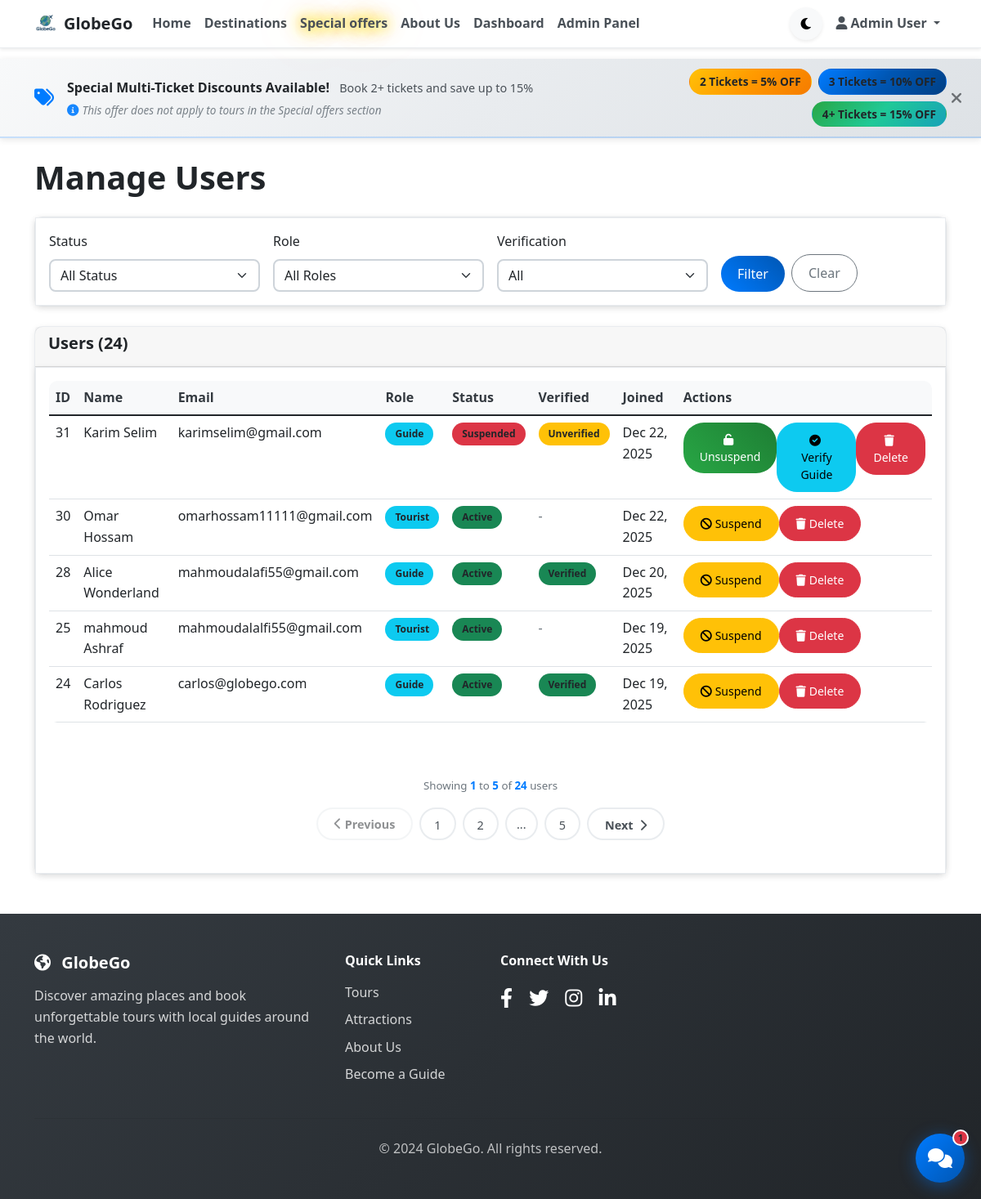
The app's page /GlobeGoProject/admin/users.php (signed in) with its own data.
### tables this page shows
CREATE TABLE `users` (
  `id` int(11) NOT NULL,
  `email` varchar(255) NOT NULL,
  `password` varchar(255) NOT NULL,
  `first_name` varchar(100) NOT NULL,
  `last_name` varchar(100) NOT NULL,
  `role` enum('tourist','guide','admin') NOT NULL DEFAULT 'tourist',
  `phone` varchar(20) DEFAULT NULL,
  `national_id` varchar(50) DEFAULT NULL,
  `date_of_birth` date DEFAULT NULL,
  `address` text DEFAULT NULL,
  `criminal_records` tinyint(1) DEFAULT 0,
  `application_status` enum('pending','under_review','approved','rejected') DEFAULT 'pending',
  `application_notes` text DEFAULT NULL,
  `profile_image` varchar(255) DEFAULT NULL,
  `bio` text DEFAULT NULL,
  `languages` varchar(255) DEFAULT NULL,
  `verified` tinyint(1) DEFAULT 0,
  `status` enum('active','suspended','pending') DEFAULT 'active',
  `suspend_until` datetime DEFAULT NULL,
  `created_at` timestamp NOT NULL DEFAULT current_timestamp(),
  `updated_at` timestamp NOT NULL DEFAULT current_timestamp() ON UPDATE current_timestamp(),
  `password_reset_token` varchar(64) DEFAULT NULL,
  `password_reset_expires` datetime DEFAULT NULL,
  `reset_token` varchar(64) DEFAULT NULL,
  `reset_token_expires` datetime DEFAULT NULL
);

### GlobeGoProject/admin/users.php (the view, shortened to what the rows shown need)
<?php
require_once __DIR__ . '/../config/config.php';
require_once __DIR__ . '/../classes/User.php';
$database = new Database();
$user = new User($database->getConnection());
$all_users = $user->getAllUsers();
$filtered_users = $all_users;
$filtered_users = array_values($filtered_users);
$items_per_page = 5;
$total_items = count($filtered_users);
$total_pages = $total_items > 0 ? ceil($total_items / $items_per_page) : 1;
$current_page = isset($_GET['page']) ? max(1, min((int)$_GET['page'], $total_pages)) : 1;
$offset = ($current_page - 1) * $items_per_page;
$paginated_users = array_slice($filtered_users, $offset, $items_per_page);
include __DIR__ . '/../includes/header.php';
?>
<div class="container mt-4">
    <div class="row">
        <div class="col-12">
            <h1 class="mb-4">Manage Users</h1>
        </div>
    </div>
    <div class="card">
        <div class="card-body">
            <div class="table-responsive">
                <table class="table table-hover">
                    <thead>
                        <tr>
                            <th>ID</th>
                            <th>Name</th>
                            <th>Email</th>
                            <th>Role</th>
                            <th>Status</th>
                            <th>Verified</th>
                            <th>Joined</th>
                            <th>Actions</th>
                        </tr>
                    </thead>
                    <tbody>
                        <?php foreach ($paginated_users as $user_item): ?>
                        <tr>
                            <td><?php echo $user_item['id']; ?></td>
                            <td><?php echo $user_item['first_name'] . ' ' . $user_item['last_name']; ?></td>
                            <td><?php echo $user_item['email']; ?></td>
                            <td>
                                <span class="badge bg-info"><?php echo ucfirst($user_item['role']); ?></span>
                            </td>
                            <td>
                                <span class="badge bg-<?php
                                    echo match($user_item['status']) {
                                        'active' => 'success',
                                        'pending' => 'warning',
                                        'suspended' => 'danger',
                                        default => 'secondary'
                                    };
                                ?>">
                                    <?php echo ucfirst($user_item['status']); ?>
                                </span>
                            </td>
                            <td>
                                <?php if ($user_item['role'] === 'guide'): ?>
                                    <?php if (isset($user_item['verified']) && $user_item['verified']): ?>
                                        <span class="badge bg-success">Verified</span>
                                    <?php else: ?>
                                        <span class="badge bg-warning">Unverified</span>
                                    <?php endif; ?>
                                <?php else: ?>
                                    <span class="text-muted">-</span>
                                <?php endif; ?>
                            </td>
                            <td><?php echo formatDate($user_item['created_at']); ?></td>
                            <td>
                                <div class="btn-group" role="group">
                                    <?php if ($user_item['status'] === 'active'): ?>
                                        <div id="suspendBtn<?php echo $user_item['id']; ?>">
                                            <button type="button" class="btn btn-sm btn-warning"
                                                    onclick="showSuspendForm(<?php echo $user_item['id']; ?>)">
                                                <i class="fas fa-ban me-1"></i>Suspend
                                            </button>
                                        </div>
                                    <?php endif; ?>
                                    <?php if ($user_item['status'] === 'suspended'): ?>
                                        <form method="POST" style="display: inline;">
                                            <button type="submit" class="btn btn-sm btn-success"
                                                    onclick="return confirm('Are you sure you want to unsuspend this user?');">
                                                <i class="fas fa-unlock me-1"></i>Unsuspend
                                            </button>
                                        </form>
                                    <?php endif; ?>
                                    <?php if ($user_item['role'] === 'guide' && (!isset($user_item['verified']) || !$user_item['verified'])): ?>
                                        <form method="POST" style="display: inline;">
                                            <button type="submit" class="btn btn-sm btn-info"
                                                    onclick="return confirm('Are you sure you want to verify this guide?');">
                                                <i class="fas fa-check-circle me-1"></i>Verify Guide
                                            </button>
                                        </form>
                                    <?php endif; ?>
                                    <?php if ($user_item['role'] !== 'admin'): ?>
                                        <form method="POST" style="display: inline;">
                                            <button type="submit" class="btn btn-sm btn-danger"
                                                    onclick="return confirm('⚠️ WARNING: This will permanently delete this user and all their data. This action cannot be undone!\n\nAre you absolutely sure you want to delete <?php echo htmlspecialchars($user_item['first_name'] . ' ' . $user_item['last_name']); ?>?');">
                                                <i class="fas fa-trash me-1"></i>Delete
                                            </button>
                                        </form>
                                    <?php endif; ?>
                                </div>
                            </td>
                        </tr>
                        <?php endforeach; ?>
                    </tbody>
                </table>
            </div>
        </div>
    </div>
</div>
<?php include __DIR__ . '/../includes/footer.php'; ?>

### records on screen
users: id "31", first_name "Karim", last_name "Selim", email "karimselim@gmail.com", role "Guide", status "Suspended", verified "Unverified", created_at "Dec 22, 2025"
users: id "30", first_name "Omar", last_name "Hossam", email "omarhossam11111@gmail.com", role "Tourist", status "Active", created_at "Dec 22, 2025"
users: id "28", first_name "Alice", last_name "Wonderland", email "mahmoudalafi55@gmail.com", role "Guide", status "Active", verified "Verified", created_at "Dec 20, 2025"
users: id "25", first_name "mahmoud", last_name "Ashraf", email "mahmoudalalfi55@gmail.com", role "Tourist", status "Active", created_at "Dec 19, 2025"
users: id "24", first_name "Carlos", last_name "Rodriguez", email "carlos@globego.com", role "Guide", status "Active", verified "Verified", created_at "Dec 19, 2025"

### other values on screen
$item['text'] "Home"
$item['text'] "Destinations"
$item['text'] "Special offers"
$item['text'] "About Us"
Language::t('nav.dashboard') "Dashboard"
Language::t('nav.admin_panel') "Admin Panel"
$_SESSION['user_name'] "Admin User"
Language::t('home.discount_banner_title') "Special Multi-Ticket Discounts Available!"
Language::t('home.discount_banner_text') "Book 2+ tickets and save up to 15%"
Language::t('home.discount_banner_disclaimer') "This offer does not apply to tours in the Special offers section"
Language::t('home.tickets_2') "2 Tickets"
Language::t('home.tickets_3') "3 Tickets"
Language::t('home.tickets_4') "4+ Tickets"
count($filtered_users) "24"
$start "1"
